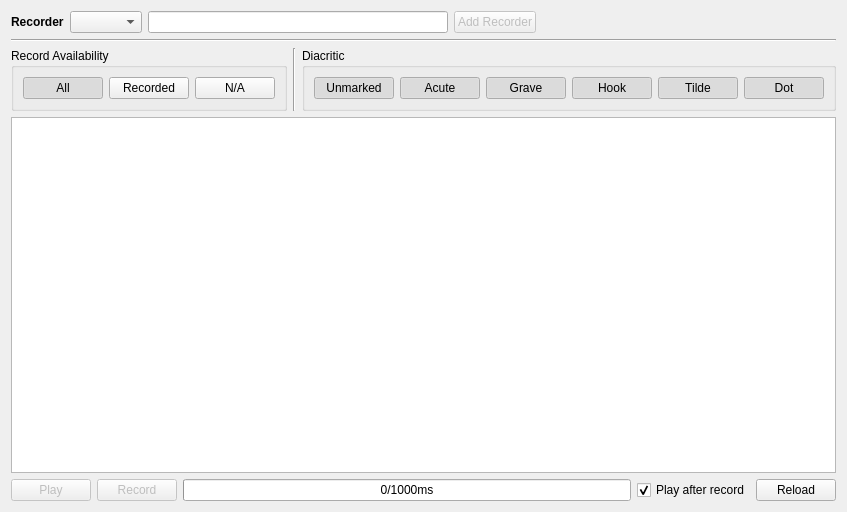
<?xml version="1.0" encoding="UTF-8"?>
<ui version="4.0">
 <class>mainWidget</class>
 <widget class="QWidget" name="mainWidget">
  <property name="geometry">
   <rect>
    <x>0</x>
    <y>0</y>
    <width>830</width>
    <height>512</height>
   </rect>
  </property>
  <property name="windowTitle">
   <string>Record Vietnamese Words</string>
  </property>
  <layout class="QGridLayout" name="gridLayout">
   <item row="3" column="0">
    <layout class="QVBoxLayout" name="verticalLayout" stretch="0,0,0">
     <property name="bottomMargin">
      <number>0</number>
     </property>
     <item>
      <layout class="QHBoxLayout" name="horizontalLayout_3">
       <property name="rightMargin">
        <number>0</number>
       </property>
       <item>
        <widget class="QGroupBox" name="recGroupBox">
         <property name="enabled">
          <bool>true</bool>
         </property>
         <property name="title">
          <string>Record Availability</string>
         </property>
         <layout class="QHBoxLayout" name="horizontalLayout_5">
          <item>
           <widget class="QPushButton" name="recAllButton">
            <property name="text">
             <string>All</string>
            </property>
            <property name="checkable">
             <bool>true</bool>
            </property>
            <property name="checked">
             <bool>true</bool>
            </property>
            <attribute name="buttonGroup">
             <string notr="true">recAvaillableGroup</string>
            </attribute>
           </widget>
          </item>
          <item>
           <widget class="QPushButton" name="recRecordedButton">
            <property name="text">
             <string>Recorded</string>
            </property>
            <property name="checkable">
             <bool>true</bool>
            </property>
            <attribute name="buttonGroup">
             <string notr="true">recAvaillableGroup</string>
            </attribute>
           </widget>
          </item>
          <item>
           <widget class="QPushButton" name="recNAButton">
            <property name="text">
             <string>N/A</string>
            </property>
            <property name="checkable">
             <bool>true</bool>
            </property>
            <attribute name="buttonGroup">
             <string notr="true">recAvaillableGroup</string>
            </attribute>
           </widget>
          </item>
         </layout>
        </widget>
       </item>
       <item>
        <widget class="Line" name="line">
         <property name="orientation">
          <enum>Qt::Vertical</enum>
         </property>
        </widget>
       </item>
       <item>
        <widget class="QGroupBox" name="diaGroupBox">
         <property name="title">
          <string>Diacritic</string>
         </property>
         <layout class="QHBoxLayout" name="horizontalLayout_6">
          <item>
           <widget class="QPushButton" name="diaUnmarkedButton">
            <property name="text">
             <string>Unmarked</string>
            </property>
            <property name="checkable">
             <bool>true</bool>
            </property>
            <property name="checked">
             <bool>true</bool>
            </property>
            <attribute name="buttonGroup">
             <string notr="true">diacriticGroup</string>
            </attribute>
           </widget>
          </item>
          <item>
           <widget class="QPushButton" name="diaAcuteButton">
            <property name="text">
             <string>Acute</string>
            </property>
            <property name="checkable">
             <bool>true</bool>
            </property>
            <property name="checked">
             <bool>true</bool>
            </property>
            <attribute name="buttonGroup">
             <string notr="true">diacriticGroup</string>
            </attribute>
           </widget>
          </item>
          <item>
           <widget class="QPushButton" name="diaGraveButton">
            <property name="text">
             <string>Grave</string>
            </property>
            <property name="checkable">
             <bool>true</bool>
            </property>
            <property name="checked">
             <bool>true</bool>
            </property>
            <attribute name="buttonGroup">
             <string notr="true">diacriticGroup</string>
            </attribute>
           </widget>
          </item>
          <item>
           <widget class="QPushButton" name="diaHookButton">
            <property name="text">
             <string>Hook</string>
            </property>
            <property name="checkable">
             <bool>true</bool>
            </property>
            <property name="checked">
             <bool>true</bool>
            </property>
            <attribute name="buttonGroup">
             <string notr="true">diacriticGroup</string>
            </attribute>
           </widget>
          </item>
          <item>
           <widget class="QPushButton" name="diaTildeButton">
            <property name="text">
             <string>Tilde</string>
            </property>
            <property name="checkable">
             <bool>true</bool>
            </property>
            <property name="checked">
             <bool>true</bool>
            </property>
            <attribute name="buttonGroup">
             <string notr="true">diacriticGroup</string>
            </attribute>
           </widget>
          </item>
          <item>
           <widget class="QPushButton" name="diaDotButton">
            <property name="text">
             <string>Dot</string>
            </property>
            <property name="checkable">
             <bool>true</bool>
            </property>
            <property name="checked">
             <bool>true</bool>
            </property>
            <attribute name="buttonGroup">
             <string notr="true">diacriticGroup</string>
            </attribute>
           </widget>
          </item>
         </layout>
        </widget>
       </item>
      </layout>
     </item>
     <item>
      <layout class="QHBoxLayout" name="horizontalLayout">
       <item>
        <widget class="QTableView" name="wordTableView">
         <property name="contextMenuPolicy">
          <enum>Qt::CustomContextMenu</enum>
         </property>
         <property name="selectionMode">
          <enum>QAbstractItemView::SingleSelection</enum>
         </property>
         <property name="selectionBehavior">
          <enum>QAbstractItemView::SelectItems</enum>
         </property>
        </widget>
       </item>
      </layout>
     </item>
     <item>
      <layout class="QHBoxLayout" name="horizontalLayout_2">
       <item>
        <widget class="QPushButton" name="playButton">
         <property name="enabled">
          <bool>false</bool>
         </property>
         <property name="text">
          <string>Play</string>
         </property>
         <property name="icon">
          <iconset theme="media-playback-start">
           <normaloff/>
          </iconset>
         </property>
        </widget>
       </item>
       <item>
        <widget class="QPushButton" name="recordButton">
         <property name="enabled">
          <bool>false</bool>
         </property>
         <property name="text">
          <string>Record</string>
         </property>
         <property name="icon">
          <iconset theme="media-record">
           <normaloff/>
          </iconset>
         </property>
        </widget>
       </item>
       <item>
        <widget class="QProgressBar" name="recordProgressBar">
         <property name="enabled">
          <bool>true</bool>
         </property>
         <property name="minimum">
          <number>0</number>
         </property>
         <property name="maximum">
          <number>1000</number>
         </property>
         <property name="value">
          <number>0</number>
         </property>
         <property name="textVisible">
          <bool>true</bool>
         </property>
         <property name="format">
          <string>%v/%mms</string>
         </property>
        </widget>
       </item>
       <item>
        <widget class="QCheckBox" name="replayCheckBox">
         <property name="text">
          <string>Play after record</string>
         </property>
         <property name="checked">
          <bool>true</bool>
         </property>
        </widget>
       </item>
       <item>
        <widget class="QPushButton" name="reloadButton">
         <property name="text">
          <string>Reload</string>
         </property>
         <property name="icon">
          <iconset theme="view-refresh">
           <normaloff/>
          </iconset>
         </property>
        </widget>
       </item>
      </layout>
     </item>
    </layout>
   </item>
   <item row="0" column="0">
    <layout class="QHBoxLayout" name="horizontalLayout_4">
     <item>
      <widget class="QLabel" name="label">
       <property name="font">
        <font>
         <weight>75</weight>
         <bold>true</bold>
        </font>
       </property>
       <property name="text">
        <string>Recorder</string>
       </property>
      </widget>
     </item>
     <item>
      <widget class="QComboBox" name="recorderComboBox"/>
     </item>
     <item>
      <widget class="QLineEdit" name="recorderLineEdit"/>
     </item>
     <item>
      <widget class="QPushButton" name="addRecorderButton">
       <property name="enabled">
        <bool>false</bool>
       </property>
       <property name="text">
        <string>Add Recorder</string>
       </property>
       <property name="icon">
        <iconset theme="list-add-user">
         <normaloff/>
        </iconset>
       </property>
      </widget>
     </item>
     <item>
      <spacer name="horizontalSpacer">
       <property name="orientation">
        <enum>Qt::Horizontal</enum>
       </property>
       <property name="sizeHint" stdset="0">
        <size>
         <width>40</width>
         <height>20</height>
        </size>
       </property>
      </spacer>
     </item>
    </layout>
   </item>
   <item row="1" column="0">
    <widget class="Line" name="line_2">
     <property name="orientation">
      <enum>Qt::Horizontal</enum>
     </property>
    </widget>
   </item>
  </layout>
  <action name="actionPlay">
   <property name="icon">
    <iconset theme="media-playback-start">
     <normaloff/>
    </iconset>
   </property>
   <property name="text">
    <string>Play</string>
   </property>
  </action>
  <action name="actionRecord">
   <property name="icon">
    <iconset theme="media-record">
     <normaloff/>
    </iconset>
   </property>
   <property name="text">
    <string>Record</string>
   </property>
  </action>
 </widget>
 <resources/>
 <connections/>
 <slots>
  <slot>onRecordBtnClicked()</slot>
 </slots>
 <buttongroups>
  <buttongroup name="diacriticGroup">
   <property name="exclusive">
    <bool>false</bool>
   </property>
  </buttongroup>
  <buttongroup name="recAvaillableGroup"/>
 </buttongroups>
</ui>
